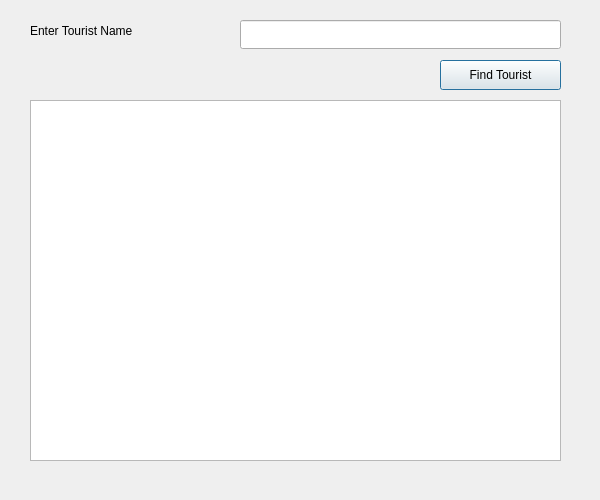
<?xml version="1.0" encoding="UTF-8"?>
<ui version="4.0">
 <class>findTourist</class>
 <widget class="QDialog" name="findTourist">
  <property name="geometry">
   <rect>
    <x>0</x>
    <y>0</y>
    <width>600</width>
    <height>500</height>
   </rect>
  </property>
  <property name="maximumSize">
   <size>
    <width>600</width>
    <height>500</height>
   </size>
  </property>
  <property name="windowTitle">
   <string>FInd Tourist</string>
  </property>
  <widget class="QLabel" name="label">
   <property name="geometry">
    <rect>
     <x>30</x>
     <y>20</y>
     <width>181</width>
     <height>21</height>
    </rect>
   </property>
   <property name="text">
    <string>Enter Tourist Name</string>
   </property>
  </widget>
  <widget class="QLineEdit" name="txtTouristName">
   <property name="geometry">
    <rect>
     <x>240</x>
     <y>20</y>
     <width>321</width>
     <height>29</height>
    </rect>
   </property>
  </widget>
  <widget class="QPushButton" name="btnFindTourist">
   <property name="geometry">
    <rect>
     <x>440</x>
     <y>60</y>
     <width>121</width>
     <height>30</height>
    </rect>
   </property>
   <property name="text">
    <string>Find Tourist</string>
   </property>
  </widget>
  <widget class="QTableView" name="tableView">
   <property name="geometry">
    <rect>
     <x>30</x>
     <y>100</y>
     <width>531</width>
     <height>361</height>
    </rect>
   </property>
  </widget>
 </widget>
 <resources/>
 <connections/>
</ui>
